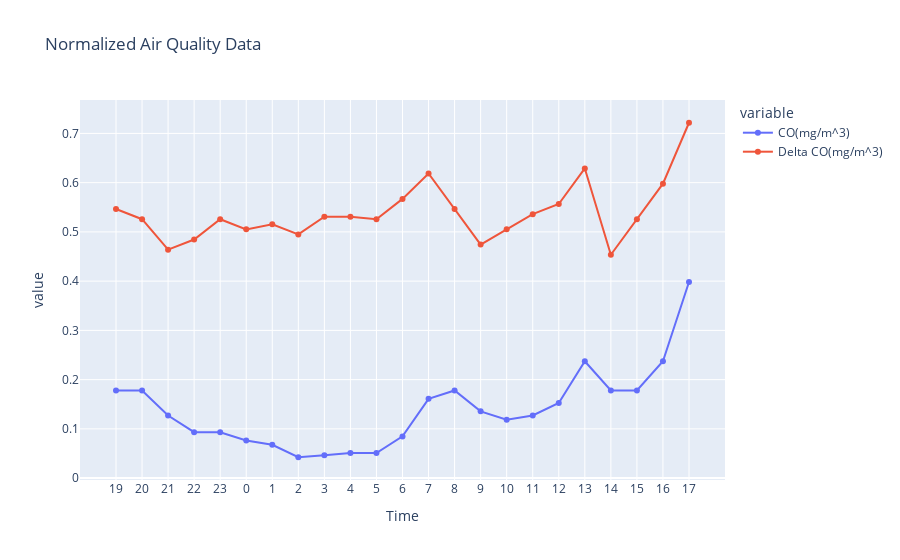

Write notebook code for a chart like this one.
### Code cell
# plot all the curves with plotly
fig = px.line(df_normalized.iloc[:24], x="Time", y=["CO(mg/m^3)", "Delta CO(mg/m^3)"], markers=True, title="Normalized Air Quality Data")
fig.show()

### Figure 1 — Plotly figure (JSON) as saved in the notebook; plotly's stock layout.template omitted (floating-point values rounded to 4 significant figures)
{"data": [{"hovertemplate": "variable=CO(mg/m^3)<br>Time=%{x}<br>value=%{y}<extra></extra>", "legendgroup": "CO(mg/m^3)", "line": {"color": "#636efa", "dash": "solid"}, "marker": {"symbol": "circle"}, "mode": "markers+lines", "name": "CO(mg/m^3)", "orientation": "v", "showlegend": true, "type": "scatter", "x": [null, "19", "20", "21", "22", "23", "0", "1", "2", "3", "4", "5", "6", "7", "8", "9", "10", "11", "12", "13", "14", "15", "16", "17"], "xaxis": "x", "y": [0.161, 0.178, 0.178, 0.1271, 0.09322, 0.09322, 0.07627, 0.0678, 0.04237, 0.04661, 0.05085, 0.05085, 0.08475, 0.161, 0.178, 0.1356, 0.1186, 0.1271, 0.1525, 0.2373, 0.178, 0.178, 0.2373, 0.3983], "yaxis": "y"}, {"hovertemplate": "variable=Delta CO(mg/m^3)<br>Time=%{x}<br>value=%{y}<extra></extra>", "legendgroup": "Delta CO(mg/m^3)", "line": {"color": "#EF553B", "dash": "solid"}, "marker": {"symbol": "circle"}, "mode": "markers+lines", "name": "Delta CO(mg/m^3)", "orientation": "v", "showlegend": true, "type": "scatter", "x": [null, "19", "20", "21", "22", "23", "0", "1", "2", "3", "4", "5", "6", "7", "8", "9", "10", "11", "12", "13", "14", "15", "16", "17"], "xaxis": "x", "y": [0.4639, 0.5464, 0.5258, 0.4639, 0.4845, 0.5258, 0.5052, 0.5155, 0.4948, 0.5309, 0.5309, 0.5258, 0.567, 0.6186, 0.5464, 0.4742, 0.5052, 0.5361, 0.5567, 0.6289, 0.4536, 0.5258, 0.5979, 0.7216], "yaxis": "y"}], "layout": {"legend": {"title": {"text": "variable"}, "tracegroupgap": 0}, "title": {"text": "Normalized Air Quality Data"}, "xaxis": {"anchor": "y", "domain": [0, 1], "title": {"text": "Time"}}, "yaxis": {"anchor": "x", "domain": [0, 1], "title": {"text": "value"}}}}
